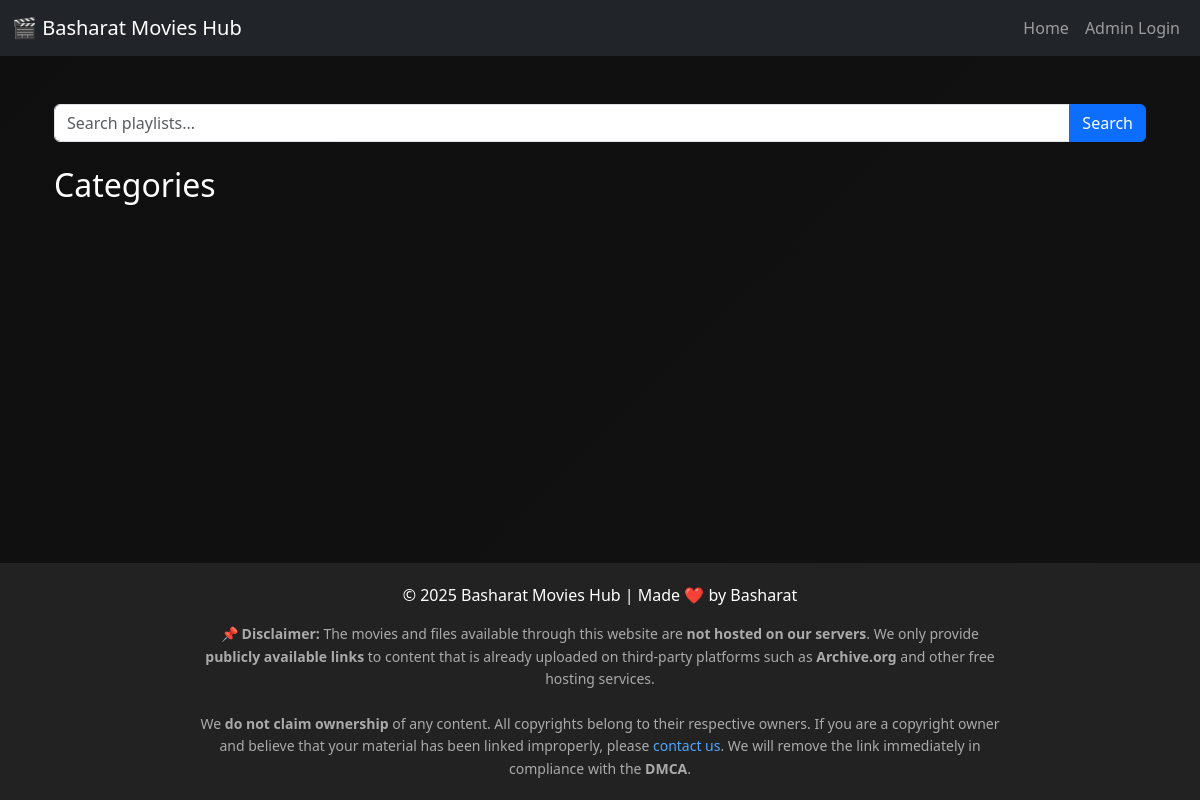
Before: / with the older database file.
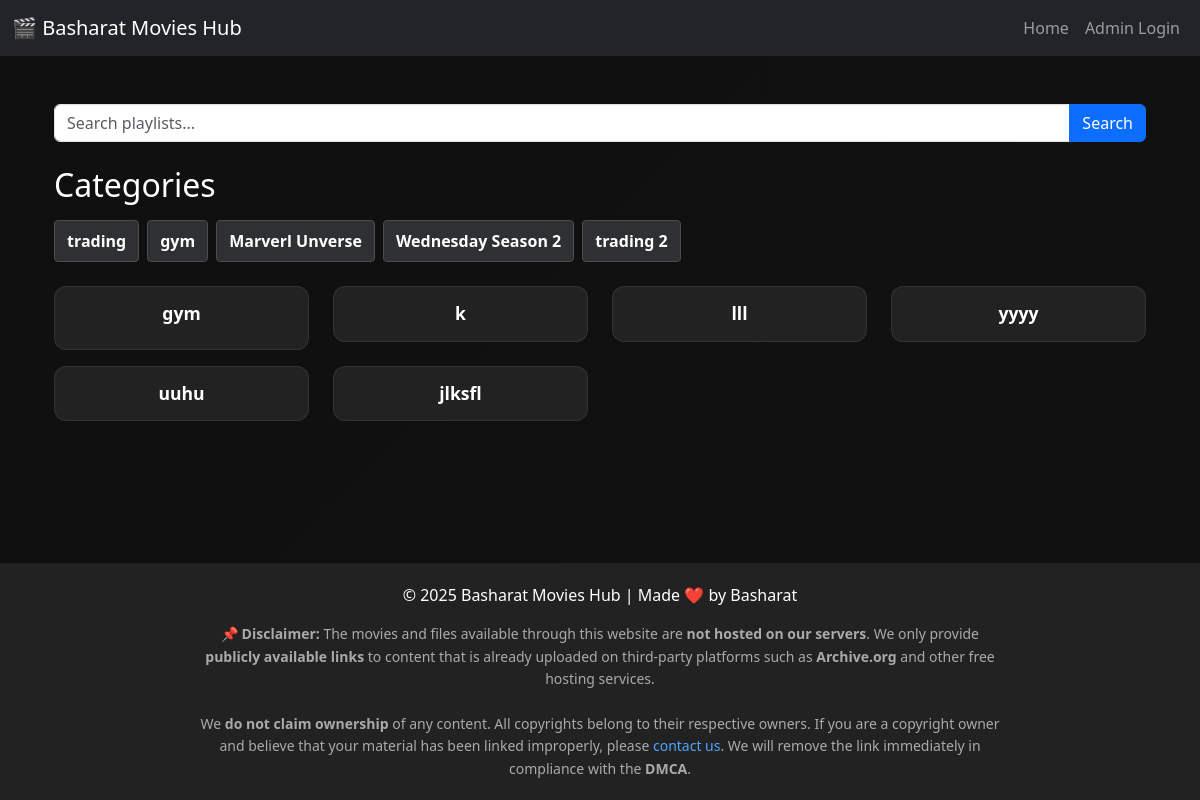
After: the same page with the newer database file.
### movies/models.py (models this page shows, shortened)
class Category(models.Model):
    name = models.CharField(max_length=100, unique=True)

class Playlist(models.Model):
    name = models.CharField(max_length=100)
    banner = CloudinaryField("banner", blank=True, null=True)
    category = models.ForeignKey(Category, on_delete=models.SET_NULL, null=True, blank=True)

class Movie(models.Model):
    title = models.CharField(max_length=200)
    description = models.TextField()
    poster = CloudinaryField("poster")
    download_link = models.URLField()
    udrop_link = models.URLField(blank=True, null=True)
    playlist = models.ForeignKey(Playlist, on_delete=models.SET_NULL, null=True, blank=True)
    category = models.ForeignKey(Category, on_delete=models.SET_NULL, null=True, blank=True)

### movies/views.py (the view)
# urls.py: path("", home, name="home"),
def home(request):
    query = request.GET.get("q")
    playlists = Playlist.objects.all()
    categories = Category.objects.all()
    movies = None
    not_found = False
    unlisted_movies = Movie.objects.filter(playlist__isnull=True)
    if query:
        playlists = Playlist.objects.filter(name__icontains=query)
        if not playlists.exists():
            movies = Movie.objects.filter(title__icontains=query)
            if not movies.exists():
                not_found = True
    return render(
        request,
        "home.html",
        {
            "playlists": playlists,
            "categories": categories,
            "movies": movies,
            "query": query,
            "not_found": not_found,
            "unlisted_movies": unlisted_movies,
        },
    )

### templates/home.html (shortened to what this page needs)
{% extends 'base.html' %}
{% load static %}
{% load cloudinary %}
{% block content %}
<div class="container mt-4">
    <form method="get" action="" class="mb-4">
        <div class="input-group">
            <input type="text" name="q" class="form-control" placeholder="Search playlists..." value="{{ query|default:'' }}">
            <button type="submit" class="btn btn-primary">Search</button>
        </div>
    </form>
    {% if query %}
        <h4>Search Results for: "{{ query }}"</h4>
        {% if not_found %}
            <div class="alert alert-warning mt-3">😢 Sorry! Koi playlist nahi mili.</div>
        {% endif %}
        <div class="row mt-3">
            {% for playlist in playlists|default:'' %}
                <div class="col-6 col-sm-4 col-md-3 mb-3">
                    <div class="card movie-card h-100">
                        <a href="{% url 'playlist_detail' playlist.id %}" class="title-link">
                            {% if playlist.banner %}
                                {% cloudinary playlist.banner class="card-img-top" alt=playlist.name %}
                            {% else %}
                                <img src="{% static 'images/default-playlist.jpg' %}" class="card-img-top" alt="No Image">
                            {% endif %}
                            <div class="card-body text-center">
                                <h5 class="card-title">{{ playlist.name }}</h5>
                            </div>
                        </a>
                    </div>
                </div>
            {% endfor %}
            {% for movie in movies|default:'' %}
                <div class="col-6 col-sm-4 col-md-3 mb-4">
                    <div class="card movie-card h-100">
                        <a href="{% url 'movie_detail' movie.id %}" class="title-link">
                            {% if movie.poster %}
                                {% cloudinary movie.poster class="card-img-top" alt=movie.title %}
                            {% else %}
                                <img src="{% static 'images/default-movie.jpg' %}" class="card-img-top" alt="No Image">
                            {% endif %}
                            <div class="card-body text-center">
                                <h5 class="card-title">{{ movie.title }}</h5>
                            </div>
                        </a>
                    </div>
                </div>
            {% endfor %}
        </div>
    {% else %}
        <h2 class="mb-3">Categories</h2>
        <div class="d-flex flex-wrap mb-4 gap-2">
            {% for category in categories %}
                <a href="{% url 'category_detail' category.id %}"
                   style="background-color: #2e3032; color: #ffffff; padding: 8px 12px; border-radius: 4px; text-decoration: none; font-weight: bold; border: 1px solid #4a4d50;"
                   onmouseover="this.style.backgroundColor='#4a4d50'; this.style.borderColor='#6c757d'; this.style.transform='scale(1.05)'; this.style.boxShadow='0 4px 15px rgba(0,0,0,0.3)';"
                   onmouseout="this.style.backgroundColor='#2e3032'; this.style.borderColor='#4a4d50'; this.style.transform='scale(1)'; this.style.boxShadow='none';">
                    {{ category.name }}
                </a>
            {% endfor %}
        </div>
        <div class="row mt-4">
            {% for playlist in playlists|default:'' %}
                <div class="col-6 col-sm-4 col-md-3 mb-3">
                    <div class="card movie-card h-100">
                        <a href="{% url 'playlist_detail' playlist.id %}" class="title-link">
                            <div class="card-body text-center">
                                <h5 class="card-title">{{ playlist.name }}</h5>
                            </div>
                        </a>
                    </div>
                </div>
            {% endfor %}
            {% for movie in unlisted_movies|default:'' %}
                <div class="col-6 col-sm-4 col-md-3 mb-4">
                    <div class="card movie-card h-100">
                        <a href="{% url 'movie_detail' movie.id %}" class="title-link">
                            <div class="card-body text-center">
                                <h5 class="card-title">{{ movie.title }}</h5>
                            </div>
                        </a>
                    </div>
                </div>
            {% endfor %}
        </div>
    {% endif %}
</div>
{% endblock %}

### templates/base.html (shortened to what this page needs)
{% load static %}
<!DOCTYPE html>
<html lang="en">
<head>
  <link href="https://cdn.jsdelivr.net/npm/bootstrap@5.3.0/dist/css/bootstrap.min.css" rel="stylesheet">
  <link rel="stylesheet" href="{% static 'css/style.css' %}">
</head>
<body>
  <div id="lenis-wrapper">
    <nav class="navbar navbar-expand-lg navbar-dark bg-dark">
      <div class="container-fluid">
        <a class="navbar-brand" href="/">🎬 Basharat Movies Hub</a>
        <div class="collapse navbar-collapse" id="navbarNav">
          <ul class="navbar-nav ms-auto">
            <li class="nav-item"><a class="nav-link" href="/">Home</a></li>
            {% if user.is_authenticated %}
              <li class="nav-item"><a class="nav-link disabled">Hi {{ user.username }}</a></li>
            {% else %}
              <li class="nav-item"><a class="nav-link" href="/admin/login/">Admin Login</a></li>
            {% endif %}
          </ul>
        </div>
      </div>
    </nav>
    <main class="container my-4">
      {% block content %}{% endblock %}
    </main>
    <footer>
      <p class="mb-1">© 2025 Basharat Movies Hub | Made ❤️ by Basharat</p>
      <div class="mt-3" style="font-size:14px;color:#aaa;max-width:800px;margin:auto;line-height:1.6;">
        <strong>📌 Disclaimer:</strong>
        The movies and files available through this website are
        <b>not hosted on our servers</b>. We only provide
        <b>publicly available links</b> to content that is already uploaded
        on third-party platforms such as <b>Archive.org</b> and other free
        hosting services.
        <br><br>
        We <b>do not claim ownership</b> of any content. All copyrights
        belong to their respective owners.
        If you are a copyright owner and believe that your material
        has been linked improperly, please
        <a href="/contact" style="color:#4da6ff; text-decoration:none;">contact us</a>.
        We will remove the link immediately in compliance with the <b>DMCA</b>.
      </div>
    </footer>
  </div>
</body>
</html>

### static/css/style.css (style rules this page uses)
body { background: linear-gradient(135deg, #0f0f0f, #1a1a1a); background-size: 400% 400%; animation: gradientMove 15s ease infinite; color: white; transition: background-color 0.4s ease, color 0.4s ease; padding-bottom: 70px; scroll-behavior: smooth; }
.card, .movie-card { background-color: #222222; color: white; border-radius: 12px; overflow: hidden; transition: transform 0.3s ease, box-shadow 0.3s ease; display: flex; flex-direction: column; height: 100%; border: 1px solid rgba(255, 255, 255, 0.08); }
.card-body { flex-grow: 1; display: flex; align-items: center; justify-content: center; padding: 1rem; text-align: center; }
.card-title { font-size: 1.1rem; font-weight: 600; margin: 0; color: inherit; }
.title-link { text-decoration: none; color: inherit; }
.navbar { transition: all 0.3s ease; box-shadow: none; background-color: rgba(34,34,34,0.95); }
footer a { color: #4da6ff; transition: color 0.3s ease; }

### templates/base.html (style rules this page uses)
html, body { margin: 0; padding: 0; height: 100%; overflow-x: hidden; }
#lenis-wrapper { min-height: 100vh; display: flex; flex-direction: column; will-change: transform; backface-visibility: hidden; perspective: 1000px; }
main { flex: 1 0 auto; }
footer { flex-shrink: 0; background-color: #222; color: #fff; text-align: center; padding: 20px 0; }
footer a { color: #4da6ff; transition: color 0.3s ease; }

Changed rows visible on the page:
added Category: name "trading"
added Category: name "gym"
added Category: name "Marverl Unverse"
added Category: name "Wednesday Season 2"
added Category: name "trading 2"
added Playlist: name "gym"
added Movie: title "k"
added Movie: title "lll"
added Movie: title "yyyy"
added Movie: title "uuhu"
added Movie: title "jlksfl"
